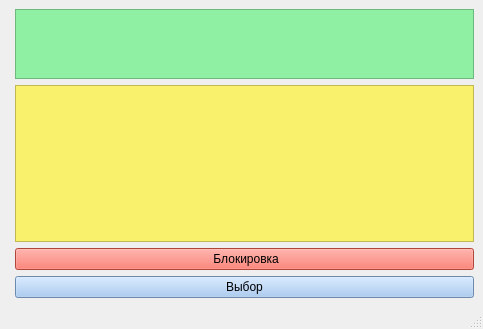
<?xml version="1.0" encoding="UTF-8"?>
<ui version="4.0">
 <class>MainWindow</class>
 <widget class="QMainWindow" name="MainWindow">
  <property name="geometry">
   <rect>
    <x>0</x>
    <y>0</y>
    <width>483</width>
    <height>329</height>
   </rect>
  </property>
  <property name="windowTitle">
   <string>MainWindow</string>
  </property>
  <widget class="QWidget" name="centralwidget">
   <layout class="QFormLayout" name="formLayout">
    <item row="0" column="1">
     <widget class="QTextBrowser" name="commonChatBrowser">
      <property name="styleSheet">
       <string notr="true">background-color: rgb(143, 240, 164);</string>
      </property>
      <property name="sizeAdjustPolicy">
       <enum>QAbstractScrollArea::AdjustToContents</enum>
      </property>
      <property name="openLinks">
       <bool>true</bool>
      </property>
     </widget>
    </item>
    <item row="1" column="1">
     <widget class="QTextBrowser" name="privateChatBrowser">
      <property name="styleSheet">
       <string notr="true">background-color: rgb(249, 240, 107);</string>
      </property>
     </widget>
    </item>
    <item row="3" column="1">
     <widget class="QPushButton" name="Choose_userButton">
      <property name="focusPolicy">
       <enum>Qt::NoFocus</enum>
      </property>
      <property name="styleSheet">
       <string notr="true">background-color: rgb(153, 193, 241);</string>
      </property>
      <property name="text">
       <string>Выбор</string>
      </property>
     </widget>
    </item>
    <item row="2" column="1">
     <widget class="QPushButton" name="BanButton">
      <property name="styleSheet">
       <string notr="true">
background-color: rgb(246, 97, 81);</string>
      </property>
      <property name="text">
       <string> Блокировка</string>
      </property>
     </widget>
    </item>
   </layout>
  </widget>
  <widget class="QStatusBar" name="statusbar"/>
  <action name="actionOpen_another_client">
   <property name="text">
    <string>Open another client</string>
   </property>
  </action>
  <action name="actionCloseThisClient">
   <property name="text">
    <string>Close this client</string>
   </property>
  </action>
 </widget>
 <resources/>
 <connections/>
</ui>
